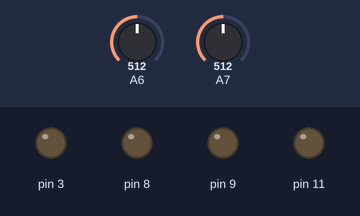
Bench run of a sketch on a simulated Arduino Nano, built with avr-gcc and run on an emulated ATmega328P. On the bench: output pins drawn as LEDs (lit = HIGH). The inputs (shaded band) are chosen by the test bench; at power-on: A7 = 512, A6 = 512. What the sketch prints to the serial monitor is not drawn.

Above: at 1.2 s.
1.3 s: A7 set to 523
At 1.7 s:
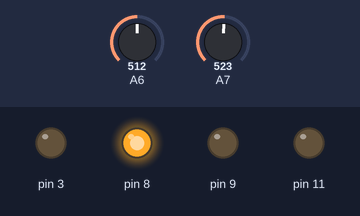
2.8 s: A6 set to 531
At 4.0 s:
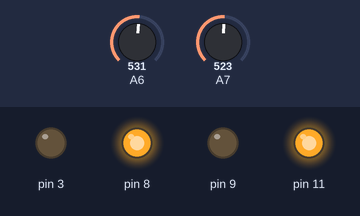
4.3 s: A7 set to 511
At 5.3 s:
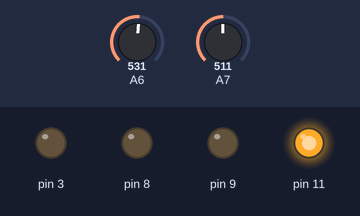
5.8 s: A6 set to 716
At 6.4 s:
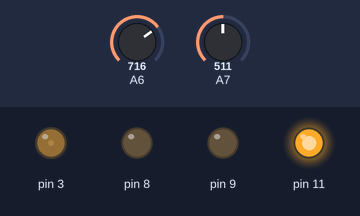
7.3 s: A7 set to 306
At 7.6 s:
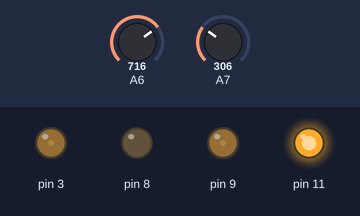
8.8 s: A6 set to 306
At 9.9 s:
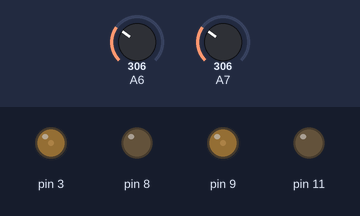
Timing chart, 0 to 11.3 s (numbered marks = the images above; inputs shaded):
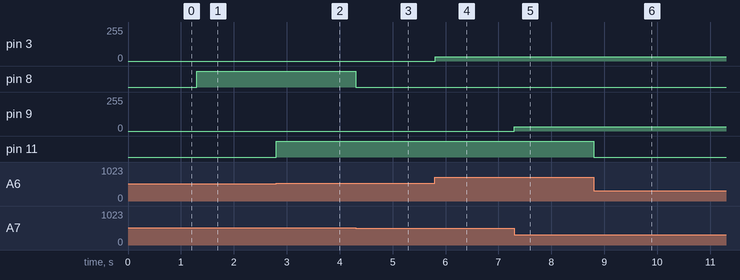

Measured:
- the behaviour switches between 512 and 513 on A7 (found by bisection; images 0 and 1)
- the behaviour switches between 512 and 513 on A6 (found by bisection; images 1 and 2)
- after the input at 1.3 s, pin 8: LOW → HIGH at once
- after the input at 2.8 s, pin 11: LOW → HIGH at once
- after the input at 4.3 s, pin 8: HIGH → LOW at once
- after the input at 5.8 s, pin 3: 0/255 → 32/255 at once
- after the input at 7.3 s, pin 9: 0/255 → 32/255 at once
- after the input at 8.8 s, pin 11: HIGH → LOW at once

The sketch:

main.ino
```cpp
#include "joystick.h"
#include "stepper_motor.h"
#include <PWM.h>

Joystick joystick(A6, A7);

StepperMotor tiltMotor(9, 8);
StepperMotor panMotor(3, 11);


void setup() {
  Serial.begin(115200);
  joystick.begin();
  tiltMotor.begin();
  panMotor.begin();
}

void loop() {
  float xValue = joystick.getX();
  float yValue = joystick.getY();

  Serial.print("X :");
  Serial.print(xValue);
  Serial.print(", Y :");
  Serial.println(yValue);

   panMotor.update(xValue);
   tiltMotor.update(yValue);
}
```

joystick.cpp
```cpp
#include "joystick.h"

Joystick::Joystick(int xPin, int yPin) {
    this->_xPin = xPin;
    this->_yPin = yPin;
}

/* This function sets the deadband in the curve
* for both inputs
*/
void Joystick::begin(void) {
    _xHome = this->_getAverageReading(_xPin);
    _yHome = this->_getAverageReading(_yPin);
}

/* Returns the interpolated value for X
*/
float Joystick::getX(void) {
    int raw_x = analogRead(this->_xPin);
    return _cubic(raw_x, _xHome);
}

/* Returns the interpolated value for Y
*/
float Joystick::getY(void) {
    int raw_value = analogRead(this->_yPin);
    return _cubic(raw_value, _yHome);
}

/* This function takes a number of readings
* from an analog pin and returns the average
* value
*/
int Joystick::_getAverageReading(int pin) {
    int num_samples = 50;
    long unsigned int sum_total = 0;
    for(int i = 0; i < num_samples; i++)
        sum_total += analogRead(pin);

    return sum_total / num_samples;
}


float Joystick::_cubic(float x, float centre) {
    float y = pow((x - centre), 3) / 20000;
    return y;
}
```

joystick.h
```cpp
#ifndef JOYSTICK_H
#define JOYSTICK_H

#include <Arduino.h>


class Joystick {
    private:
        int _xPin;
        int _yPin;

        int _xHome = 512;
        int _yHome = 512;

        int _getAverageReading(int pin);
        float _cubic(float x, float centre);

    public:
        Joystick(int xPin, int yPin);
        void begin(void);
        float getX(void);
        float getY(void);
};

#endif
```

stepper_motor.cpp
```cpp
#include "stepper_motor.h"
#include <PWM.h>

StepperMotor::StepperMotor(int stepPin, int dirPin) {
    this->_stepPin = stepPin;
    this->_dirPin = dirPin;
}

void StepperMotor::begin(void) {
   InitTimersSafe();
    pinMode(_stepPin, OUTPUT);
    pinMode(_dirPin, OUTPUT);
    pwmWrite(_stepPin, 0);
}

void StepperMotor::update(float value) {
    int freq = (int)abs(value);

    if (value > 0) {
        digitalWrite(_dirPin, 1);
    } else {
        digitalWrite(_dirPin, 0);
    }
    if (freq > 10) {
        pwmWrite(_stepPin, 32);
        SetPinFrequencySafe(_stepPin, freq);
    } else {
        SetPinFrequencySafe(_stepPin, 1);
        pwmWrite(_stepPin, 0);
    }
}
```

stepper_motor.h
```cpp
#ifndef STEPPER_MOTOR_H
#define STEPPER_MOTOR_H

#include <Arduino.h>

class StepperMotor {
    private:
        int _stepPin;
        int _dirPin;

    public:
        StepperMotor(int stepPin, int dirPin);
        void begin(void);
        void update(float value);
};

#endif
```
